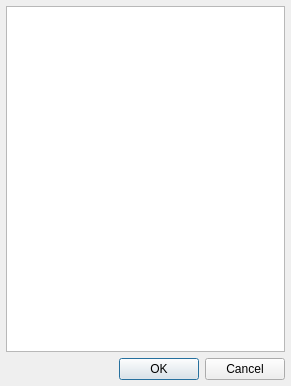
<?xml version="1.0" encoding="UTF-8"?>
<ui version="4.0">
 <class>UserSelectDialog</class>
 <widget class="QDialog" name="UserSelectDialog">
  <property name="windowModality">
   <enum>Qt::WindowModal</enum>
  </property>
  <property name="geometry">
   <rect>
    <x>0</x>
    <y>0</y>
    <width>291</width>
    <height>386</height>
   </rect>
  </property>
  <property name="windowTitle">
   <string>Dialog</string>
  </property>
  <layout class="QVBoxLayout" name="verticalLayout">
   <property name="margin">
    <number>6</number>
   </property>
   <item>
    <widget class="lmUserTreeWidget" name="tvUserList">
     <property name="horizontalScrollBarPolicy">
      <enum>Qt::ScrollBarAlwaysOff</enum>
     </property>
     <property name="indentation">
      <number>0</number>
     </property>
     <attribute name="headerVisible">
      <bool>false</bool>
     </attribute>
     <column>
      <property name="text">
       <string>Contacts</string>
      </property>
     </column>
    </widget>
   </item>
   <item>
    <layout class="QHBoxLayout" name="horizontalLayout">
     <item>
      <spacer name="horizontalSpacer">
       <property name="orientation">
        <enum>Qt::Horizontal</enum>
       </property>
       <property name="sizeHint" stdset="0">
        <size>
         <width>40</width>
         <height>20</height>
        </size>
       </property>
      </spacer>
     </item>
     <item>
      <widget class="QPushButton" name="btnOK">
       <property name="text">
        <string>OK</string>
       </property>
       <property name="default">
        <bool>true</bool>
       </property>
      </widget>
     </item>
     <item>
      <widget class="QPushButton" name="btnCancel">
       <property name="text">
        <string>Cancel</string>
       </property>
      </widget>
     </item>
    </layout>
   </item>
  </layout>
 </widget>
 <customwidgets>
  <customwidget>
   <class>lmUserTreeWidget</class>
   <extends>QTreeWidget</extends>
   <header>usertreewidget.h</header>
  </customwidget>
 </customwidgets>
 <resources/>
 <connections>
  <connection>
   <sender>btnOK</sender>
   <signal>clicked()</signal>
   <receiver>UserSelectDialog</receiver>
   <slot>accept()</slot>
   <hints>
    <hint type="sourcelabel">
     <x>135</x>
     <y>383</y>
    </hint>
    <hint type="destinationlabel">
     <x>151</x>
     <y>208</y>
    </hint>
   </hints>
  </connection>
  <connection>
   <sender>btnCancel</sender>
   <signal>clicked()</signal>
   <receiver>UserSelectDialog</receiver>
   <slot>reject()</slot>
   <hints>
    <hint type="sourcelabel">
     <x>218</x>
     <y>383</y>
    </hint>
    <hint type="destinationlabel">
     <x>151</x>
     <y>208</y>
    </hint>
   </hints>
  </connection>
 </connections>
</ui>
